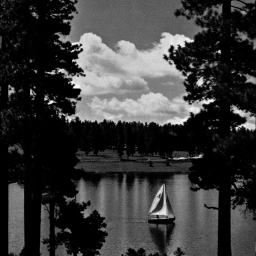
#> input picture HW1_test_image/Lake.bmp, 256 x 256 px, found by its file name
$ python 'image sharpening_Lake.py'
#> lines starting #> are read from the running program, lines starting #| are printed output that depends on the picture
import numpy as np
from PIL import Image
import matplotlib.pyplot as plt
import scipy.ndimage.filters


def showResult(img,lap,after_transformation_image):
    plt.figure(figsize=(10,10))

    plt.subplot(2,3,1)
    plt.title("Original Image")
    plt.axis('off')
    plt.imshow(img, plt.cm.gray)

    plt.subplot(2,3,2)
    plt.title("Laplacian")
    plt.axis('off')
    plt.imshow(abs(lap), plt.cm.gray)

    plt.subplot(2,3,3)
    plt.title("After Laplacian filtered Image")
    plt.axis('off')
    plt.imshow(abs(after_transformation_image), plt.cm.gray)

    plt.show()
    return

img = Image.open('../HW1_test_image/Lake.bmp').convert('L')
img_array = np.array(img)

kernel = np.ones((3,3))*(0)
kernel[1,1] = 4
kernel[0,1] = kernel[1,0] = kernel[1,2] = kernel[2,1] = -1
#print("kernel:\n",kernel)
img_array = (img_array - np.amin(img_array))*255.0 /(np.amax(img_array)-np.amin(img_array))
lap = scipy.ndimage.filters.convolve(img_array, kernel)
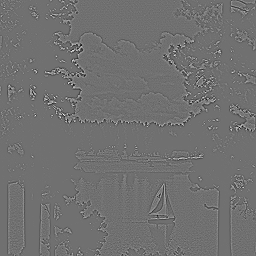
#> lap: shape (256, 256) float64; min -373.5, max 470.8, mean 0; drawn with min black and max white

Sharpening_factor = 150
Laps = lap*Sharpening_factor/np.amax(lap)
result = np.clip(img_array + Laps, 0, 255)
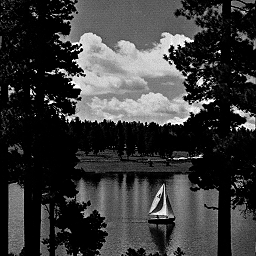
#> result: shape (256, 256) float64; min 0, max 255, mean 57.9

showResult(img,Laps,result)
#> in showResult, `plt.show()`:
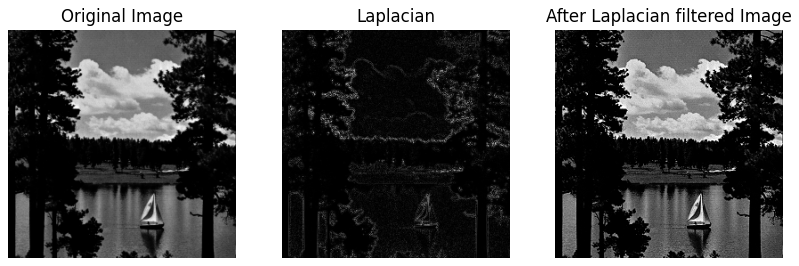
#> figure drawn by matplotlib, 3 panels
